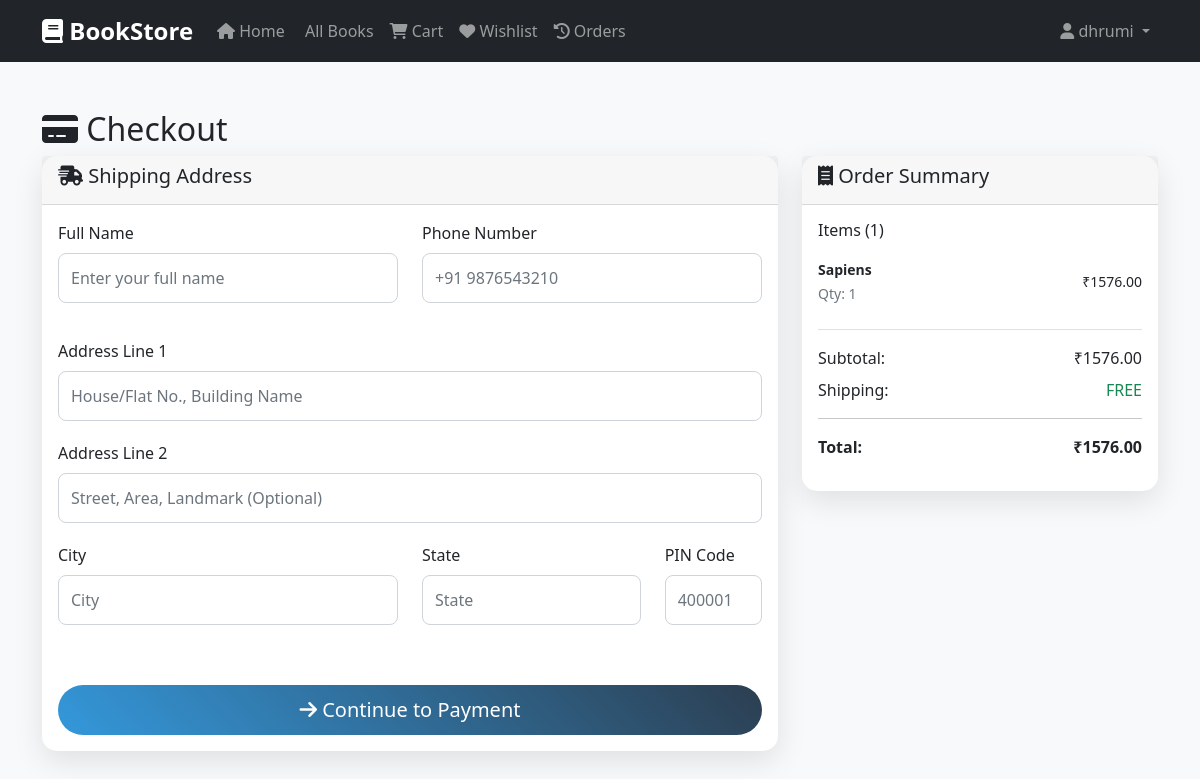
The page /bookstore/checkout/ (signed in) on the database its author committed.
### bookstore/bookstore/models.py (models this page shows, shortened)
class Cart(models.Model):
    user = models.ForeignKey(User, on_delete=models.CASCADE)
    book = models.ForeignKey(Book, on_delete=models.CASCADE)
    quantity = models.PositiveIntegerField(default=1)
    created_at = models.DateTimeField(auto_now_add=True)
    class Meta:
        unique_together = ('user', 'book')
    @property
    def total_price(self):
        return self.quantity * self.book.price

class Book(models.Model):
    title = models.CharField(max_length=200)
    author = models.CharField(max_length=100)
    category = models.ForeignKey(Category, on_delete=models.CASCADE)
    description = models.TextField()
    price = models.DecimalField(max_digits=10, decimal_places=2)
    stock = models.PositiveIntegerField(default=0)
    image = models.ImageField(upload_to='books/', blank=True, null=True)
    isbn = models.CharField(max_length=13, unique=True)
    publication_date = models.DateField()
    created_at = models.DateTimeField(auto_now_add=True)
    updated_at = models.DateTimeField(auto_now=True)

### bookstore/bookstore/views.py (the view)
# urls.py: path('checkout/', views.checkout_view, name='checkout'),
@login_required
def checkout_view(request):
    cart_items = Cart.objects.filter(user=request.user)
    if not cart_items:
        messages.error(request, 'Your cart is empty.')
        return redirect('bookstore:cart')
    subtotal = sum(item.total_price for item in cart_items)
    shipping_cost = Decimal('0.00') if subtotal >= 999 else Decimal('50.00')
    total = subtotal + shipping_cost
    if request.method == 'POST':
        form = ShippingAddressForm(request.POST)
        if form.is_valid():
            shipping_address = f"{form.cleaned_data['full_name']}\n"
            shipping_address += f"Phone: {form.cleaned_data['phone']}\n"
            shipping_address += f"{form.cleaned_data['address_line1']}\n"
            if form.cleaned_data['address_line2']:
                shipping_address += f"{form.cleaned_data['address_line2']}\n"
            shipping_address += f"{form.cleaned_data['city']}, {form.cleaned_data['state']} - {form.cleaned_data['pincode']}"
            with transaction.atomic():
                order = Order.objects.create(
                    user=request.user,
                    subtotal=subtotal,
                    shipping_cost=shipping_cost,
                    total_amount=total,
                    shipping_address=shipping_address
                )
                for cart_item in cart_items:
                    OrderItem.objects.create(
                        order=order,
                        book=cart_item.book,
                        quantity=cart_item.quantity,
                        price=cart_item.book.price
                    )
            return redirect('bookstore:payment', order_id=order.id)
        else:
            messages.error(request, 'Please fill in all required fields correctly.')
    else:
        form = ShippingAddressForm()
    context = {
        'cart_items': cart_items,
        'subtotal': subtotal,
        'shipping_cost': shipping_cost,
        'total': total,
        'form': form,
        'free_shipping_threshold': 999,
    }
    return render(request, 'bookstore/checkout.html', context)

### bookstore/templates/bookstore/checkout.html (shortened to what this page needs)
{% extends 'base.html' %}
{% block content %}
<div class="container py-5">
    <h2><i class="fas fa-credit-card"></i> Checkout</h2>
    <div class="row">
        <div class="col-lg-8">
            <div class="card mb-4">
                <div class="card-header">
                    <h5><i class="fas fa-shipping-fast"></i> Shipping Address</h5>
                </div>
                <div class="card-body">
                    <form method="post">
                        <div class="row">
                            <div class="col-md-6 mb-3">
                                <label for="{{ form.full_name.id_for_label }}" class="form-label">{{ form.full_name.label }}</label>
                                {{ form.full_name }}
                            </div>
                            <div class="col-md-6 mb-3">
                                <label for="{{ form.phone.id_for_label }}" class="form-label">{{ form.phone.label }}</label>
                                {{ form.phone }}
                            </div>
                        </div>
                        <div class="mb-3">
                            <label for="{{ form.address_line1.id_for_label }}" class="form-label">{{ form.address_line1.label }}</label>
                            {{ form.address_line1 }}
                        </div>
                        <div class="mb-3">
                            <label for="{{ form.address_line2.id_for_label }}" class="form-label">{{ form.address_line2.label }}</label>
                            {{ form.address_line2 }}
                        </div>
                        <div class="row">
                            <div class="col-md-6 mb-3">
                                <label for="{{ form.city.id_for_label }}" class="form-label">{{ form.city.label }}</label>
                                {{ form.city }}
                            </div>
                            <div class="col-md-4 mb-3">
                                <label for="{{ form.state.id_for_label }}" class="form-label">{{ form.state.label }}</label>
                                {{ form.state }}
                            </div>
                            <div class="col-md-2 mb-3">
                                <label for="{{ form.pincode.id_for_label }}" class="form-label">{{ form.pincode.label }}</label>
                                {{ form.pincode }}
                            </div>
                        </div>
                        <div class="d-grid mt-4">
                            <button type="submit" class="btn btn-primary btn-lg">
                                <i class="fas fa-arrow-right"></i> Continue to Payment
                            </button>
                        </div>
                    </form>
                </div>
            </div>
        </div>
        <div class="col-lg-4">
            <div class="card">
                <div class="card-header">
                    <h5><i class="fas fa-receipt"></i> Order Summary</h5>
                </div>
                <div class="card-body">
                    <div class="mb-3">
                        <h6>Items ({{ cart_items.count }})</h6>
                        {% for item in cart_items %}
                        <div class="d-flex justify-content-between align-items-center py-2 {% if not forloop.last %}border-bottom{% endif %}">
                            <div>
                                <small class="fw-bold">{{ item.book.title|truncatechars:25 }}</small><br>
                                <small class="text-muted">Qty: {{ item.quantity }}</small>
                            </div>
                            <div class="text-end">
                                <small>₹{{ item.total_price }}</small>
                            </div>
                        </div>
                        {% endfor %}
                    </div>
                    <div class="border-top pt-3">
                        <div class="d-flex justify-content-between mb-2">
                            <span>Subtotal:</span>
                            <span>₹{{ subtotal }}</span>
                        </div>
                        <div class="d-flex justify-content-between mb-2">
                            <span>Shipping:</span>
                            <span>
                                {% if shipping_cost == 0 %}
                                    <span class="text-success">FREE</span>
                                {% else %}
                                    ₹{{ shipping_cost }}
                                {% endif %}
                            </span>
                        </div>
                        <hr>
                        <div class="d-flex justify-content-between mb-3">
                            <strong>Total:</strong>
                            <strong>₹{{ total }}</strong>
                        </div>
                    </div>
                </div>
            </div>
        </div>
    </div>
</div>
{% endblock %}

### bookstore/templates/base.html (shortened to what this page needs)
<!DOCTYPE html>
<html lang="en">
<head>
    <link href="https://cdn.jsdelivr.net/npm/bootstrap@5.1.3/dist/css/bootstrap.min.css" rel="stylesheet">
    <link href="https://cdnjs.cloudflare.com/ajax/libs/font-awesome/6.0.0/css/all.min.css" rel="stylesheet">
</head>
<body>
    {% if user.is_authenticated %}
    <nav class="navbar navbar-expand-lg navbar-dark bg-dark">
        <div class="container">
            <a class="navbar-brand" href="{% url 'bookstore:home' %}">
                <i class="fas fa-book"></i> BookStore
            </a>
            <div class="collapse navbar-collapse" id="navbarNav">
                <ul class="navbar-nav me-auto">
                    <li class="nav-item">
                        <a class="nav-link" href="{% url 'bookstore:home' %}">
                            <i class="fas fa-home"></i> Home
                        </a>
                    </li>
                    <li class="nav-item">
                        <a class="nav-link" href="{% url 'bookstore:book_list' %}">
                             All Books
                        </a>
                    </li>
                    <li class="nav-item">
                        <a class="nav-link" href="{% url 'bookstore:cart' %}">
                            <i class="fas fa-shopping-cart"></i> Cart
                        </a>
                    </li>
                    <li class="nav-item">
                        <a class="nav-link" href="{% url 'bookstore:wishlist' %}">
                            <i class="fas fa-heart"></i> Wishlist
                        </a>
                    </li>
                    <li class="nav-item">
                        <a class="nav-link" href="{% url 'bookstore:order_history' %}">
                            <i class="fas fa-history"></i> Orders
                        </a>
                    </li>
                </ul>
                <ul class="navbar-nav">
                    <li class="nav-item dropdown">
                        <a class="nav-link dropdown-toggle" href="#" id="navbarDropdown" role="button" data-bs-toggle="dropdown">
                            <i class="fas fa-user"></i> {{ user.first_name|default:user.username }}
                        </a>
                    </li>
                </ul>
            </div>
        </div>
    </nav>
    {% endif %}
    <main>
        {% block content %}
        {% endblock %}
    </main>
</body>
</html>

### bookstore/templates/base.html (style rules this page uses)
:root { --primary-color: #2c3e50; --secondary-color: #3498db; --accent-color: #e74c3c; --success-color: #27ae60; --warning-color: #f39c12; }
body { font-family: 'Segoe UI', Tahoma, Geneva, Verdana, sans-serif; background-color: #f8f9fa; min-height: 100vh; }
.navbar-brand { font-weight: bold; font-size: 1.5rem; }
.card { border: none; border-radius: 15px; box-shadow: 0 10px 30px rgba(0,0,0,0.1); transition: transform 0.3s ease; }
.btn-primary { background: linear-gradient(45deg, var(--secondary-color), var(--primary-color)); border: none; border-radius: 25px; padding: 10px 25px; transition: all 0.3s ease; }
.form-control { padding: 12px; border-radius: 8px; margin-bottom: 20px; }

### rows shown on the page
Cart: book "Sapiens", quantity "1", total_price "1576.00"

### other values the page prints
{{ user.first_name|default:user.username }} "dhrumi"
{{ cart_items.count }} "1"
{{ subtotal }} "1576.00"
{{ total }} "1576.00"
